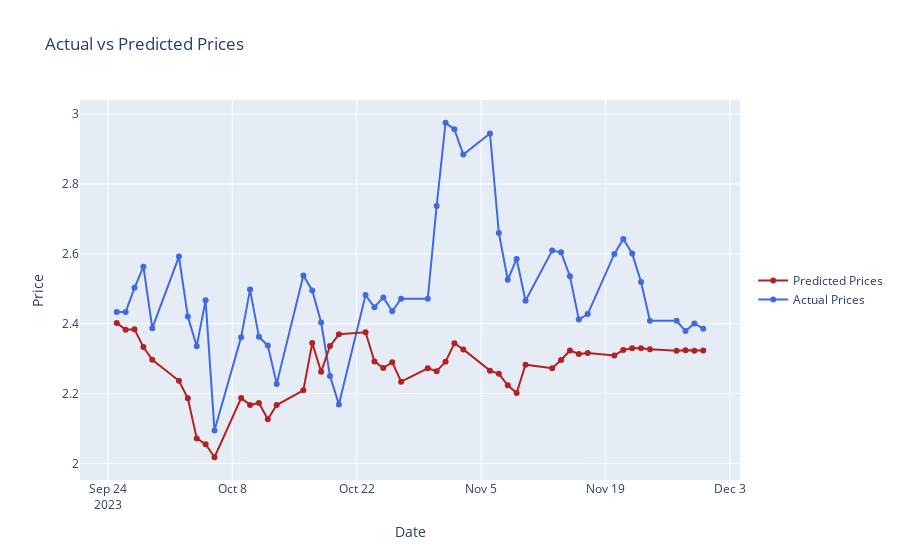

This figure's notebook cell:
### Code cell
# Plotting
dates_for_plotting = test_data_2023_second_half.index[window_size:]

fig = go.Figure()
fig.add_trace(go.Scatter(x=dates_for_plotting, y=actuals,
                         mode='lines+markers',
                         name='Actual Prices',
                         line=dict(color='royalblue')))
fig.add_trace(go.Scatter(x=dates_for_plotting, y=predictions,
                         mode='lines+markers',
                         name='Predicted Prices',
                         line=dict(color='firebrick')))

fig.update_layout(title='Actual vs Predicted Prices',
                  xaxis_title='Date',
                  yaxis_title='Price',
                  legend=dict(y=0.5, traceorder='reversed', font_size=12))

fig.show()
